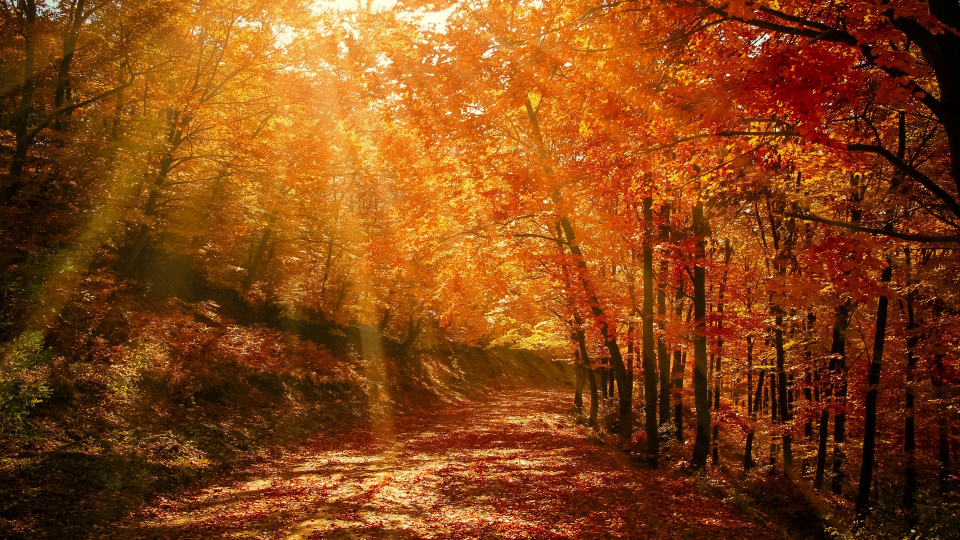
#> input picture Opencv/fig/images/autumn_forest_park_128379_1920x1080.jpg, 1920 x 1080 px (shown at 1/2 size); its folder holds only this picture in this run; the run also reads 1 picture not shown here
$ jupyter execute --allow-errors OpenCV_3day.ipynb
#> lines starting #> are read from the running program, lines starting #| are printed output that depends on the picture; after the words box and inside, x2 and y2 are one past the last pixel; in counts of white or black regions, pixels touching at a corner belong together
[cell 1]
import numpy as np
import cv2
import sys

[cell 2]
img = cv2.imread('./fig/puppy.bmp', 1)

#> (the rest of this cell did not finish here and is left out)

[cell 3]
import matplotlib.pyplot as plt

imgBGR = cv2.imread('./fig/puppy.bmp')

#> (the rest of this cell did not finish here and is left out)

[cell 4]
import os

img_list = os.listdir('./fig/images/')

file_lists = []
for i in img_list:
    file_list = './fig/images/' + i
    file_lists.append(file_list)

cv2.namedWindow('scene', cv2.WINDOW_NORMAL)
cv2.setWindowProperty('scene', cv2.WND_PROP_FULLSCREEN,
                     cv2.WINDOW_FULLSCREEN)

idx = 0
while True:
    img = cv2.imread(file_lists[idx])
#> img is the input picture: shape (1080, 1920, 3); mean B, G, R 19.9, 68.7, 132.4

    if img is None:
        print('failed')
        break

    cv2.imshow('scene', img)

    if cv2.waitKey(3000) == 27:
#> (key Esc is pressed here)
        break

    idx += 1

    if idx >= len(file_lists):
        idx = 0

cv2.destroyAllWindows()

[cell 5]
img = cv2.imread('./fig/puppy.bmp', 1)

#> (the rest of this cell did not finish here and is left out)

[cell 6]
img1 = np.zeros((400, 600, 3), dtype = np.uint8)
img2 = np.ones((400, 600), dtype = np.uint8)*200
img3 = np.full((400, 600, 3), 255, dtype = np.uint8)
img4 = np.random.randint(0, 255,(400, 600), dtype = np.uint8)

cv2.imshow('image1', img1)
cv2.imshow('image2', img2)
cv2.imshow('image3', img3)
cv2.imshow('image4', img4)
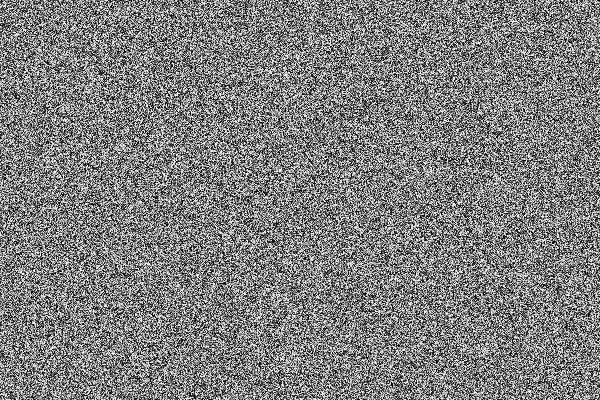
#> window 'image4': shape (400, 600); min 0, max 254, mean 126.9


cv2.waitKey()

cv2.destroyAllWindows()

[cell 7]
src  = cv2.imread('./fig/airplane.bmp')
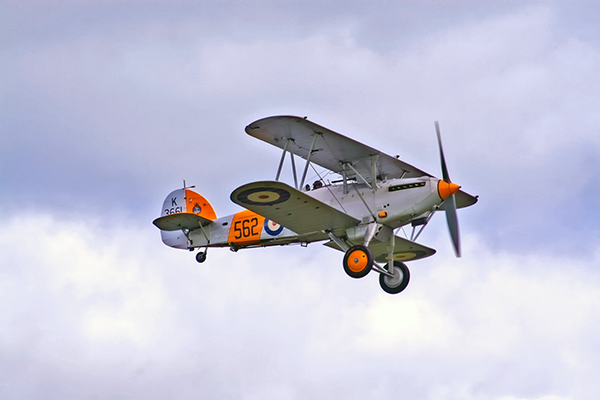
#> input picture Opencv/fig/airplane.bmp, 600 x 400 px
#> src is the input picture: shape (400, 600, 3); mean B, G, R 217.1, 197.6, 196.8
mask = cv2.imread('./fig/mask_plane.bmp', 0)
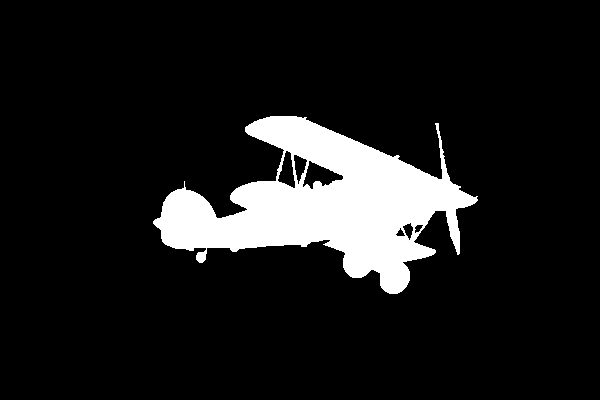
#> input picture Opencv/fig/mask_plane.bmp, 600 x 400 px
#> mask: shape (400, 600); 10.8% white; 1 white region, box (x1, y1, x2, y2) and area: (153, 116, 478, 294) 25896
dst  = cv2.imread('./fig/field.bmp')
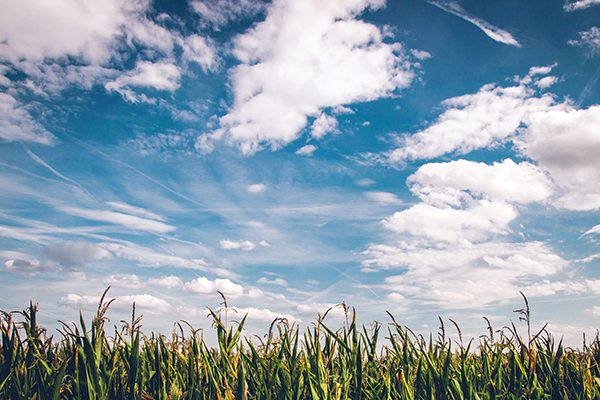
#> input picture Opencv/fig/field.bmp, 600 x 400 px
#> dst is the input picture: shape (400, 600, 3); mean B, G, R 173.2, 160.3, 141.8

cv2.copyTo(src, mask,dst)
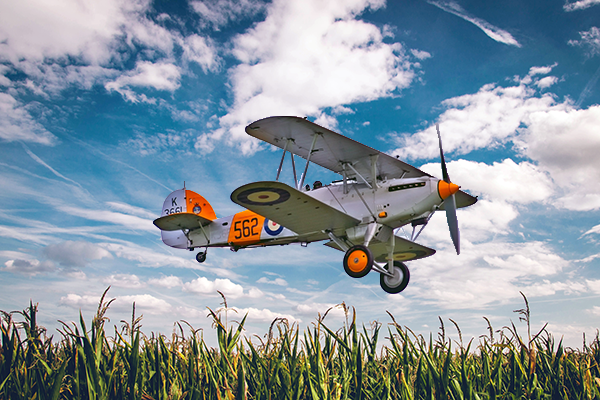
#> dst: shape (400, 600, 3); 10.79% of pixels changed, all inside (x1, y1, x2, y2) = (153, 116, 478, 294)

cv2.imshow('src', src)
cv2.imshow('mask', mask)
cv2.imshow('dst', dst)

cv2.waitKey()

cv2.destroyAllWindows()

[cell 8]
src = cv2.imread('./fig/cow.png', 1)
dst = cv2.imread('./fig/green.png', 1)

#> (the rest of this cell did not finish here and is left out)

[cell 9]
src = cv2.imread('./fig/puppy.bmp')
sunglass = cv2.imread('./fig/imgbin_sunglasses_1.png', cv2.IMREAD_UNCHANGED)#알파채널을 뽑을 수 있다.
sunglass = cv2.resize(sunglass, (300, 150), interpolation = cv2.INTER_AREA)
#> sunglass: shape (150, 300, 4)

mask = sunglass[:,:,-1] #알파채널 분리
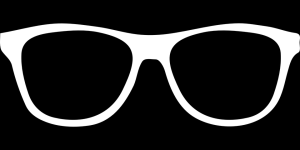
#> mask: shape (150, 300); min 0, max 255, mean 37.9
sunglass = sunglass[:,:,:3]
#> sunglass: shape (150, 300, 3); every value is 0

h,w = mask.shape[:2]
#> h = 150; w = 300
#> (the rest of this cell did not finish here and is left out)
